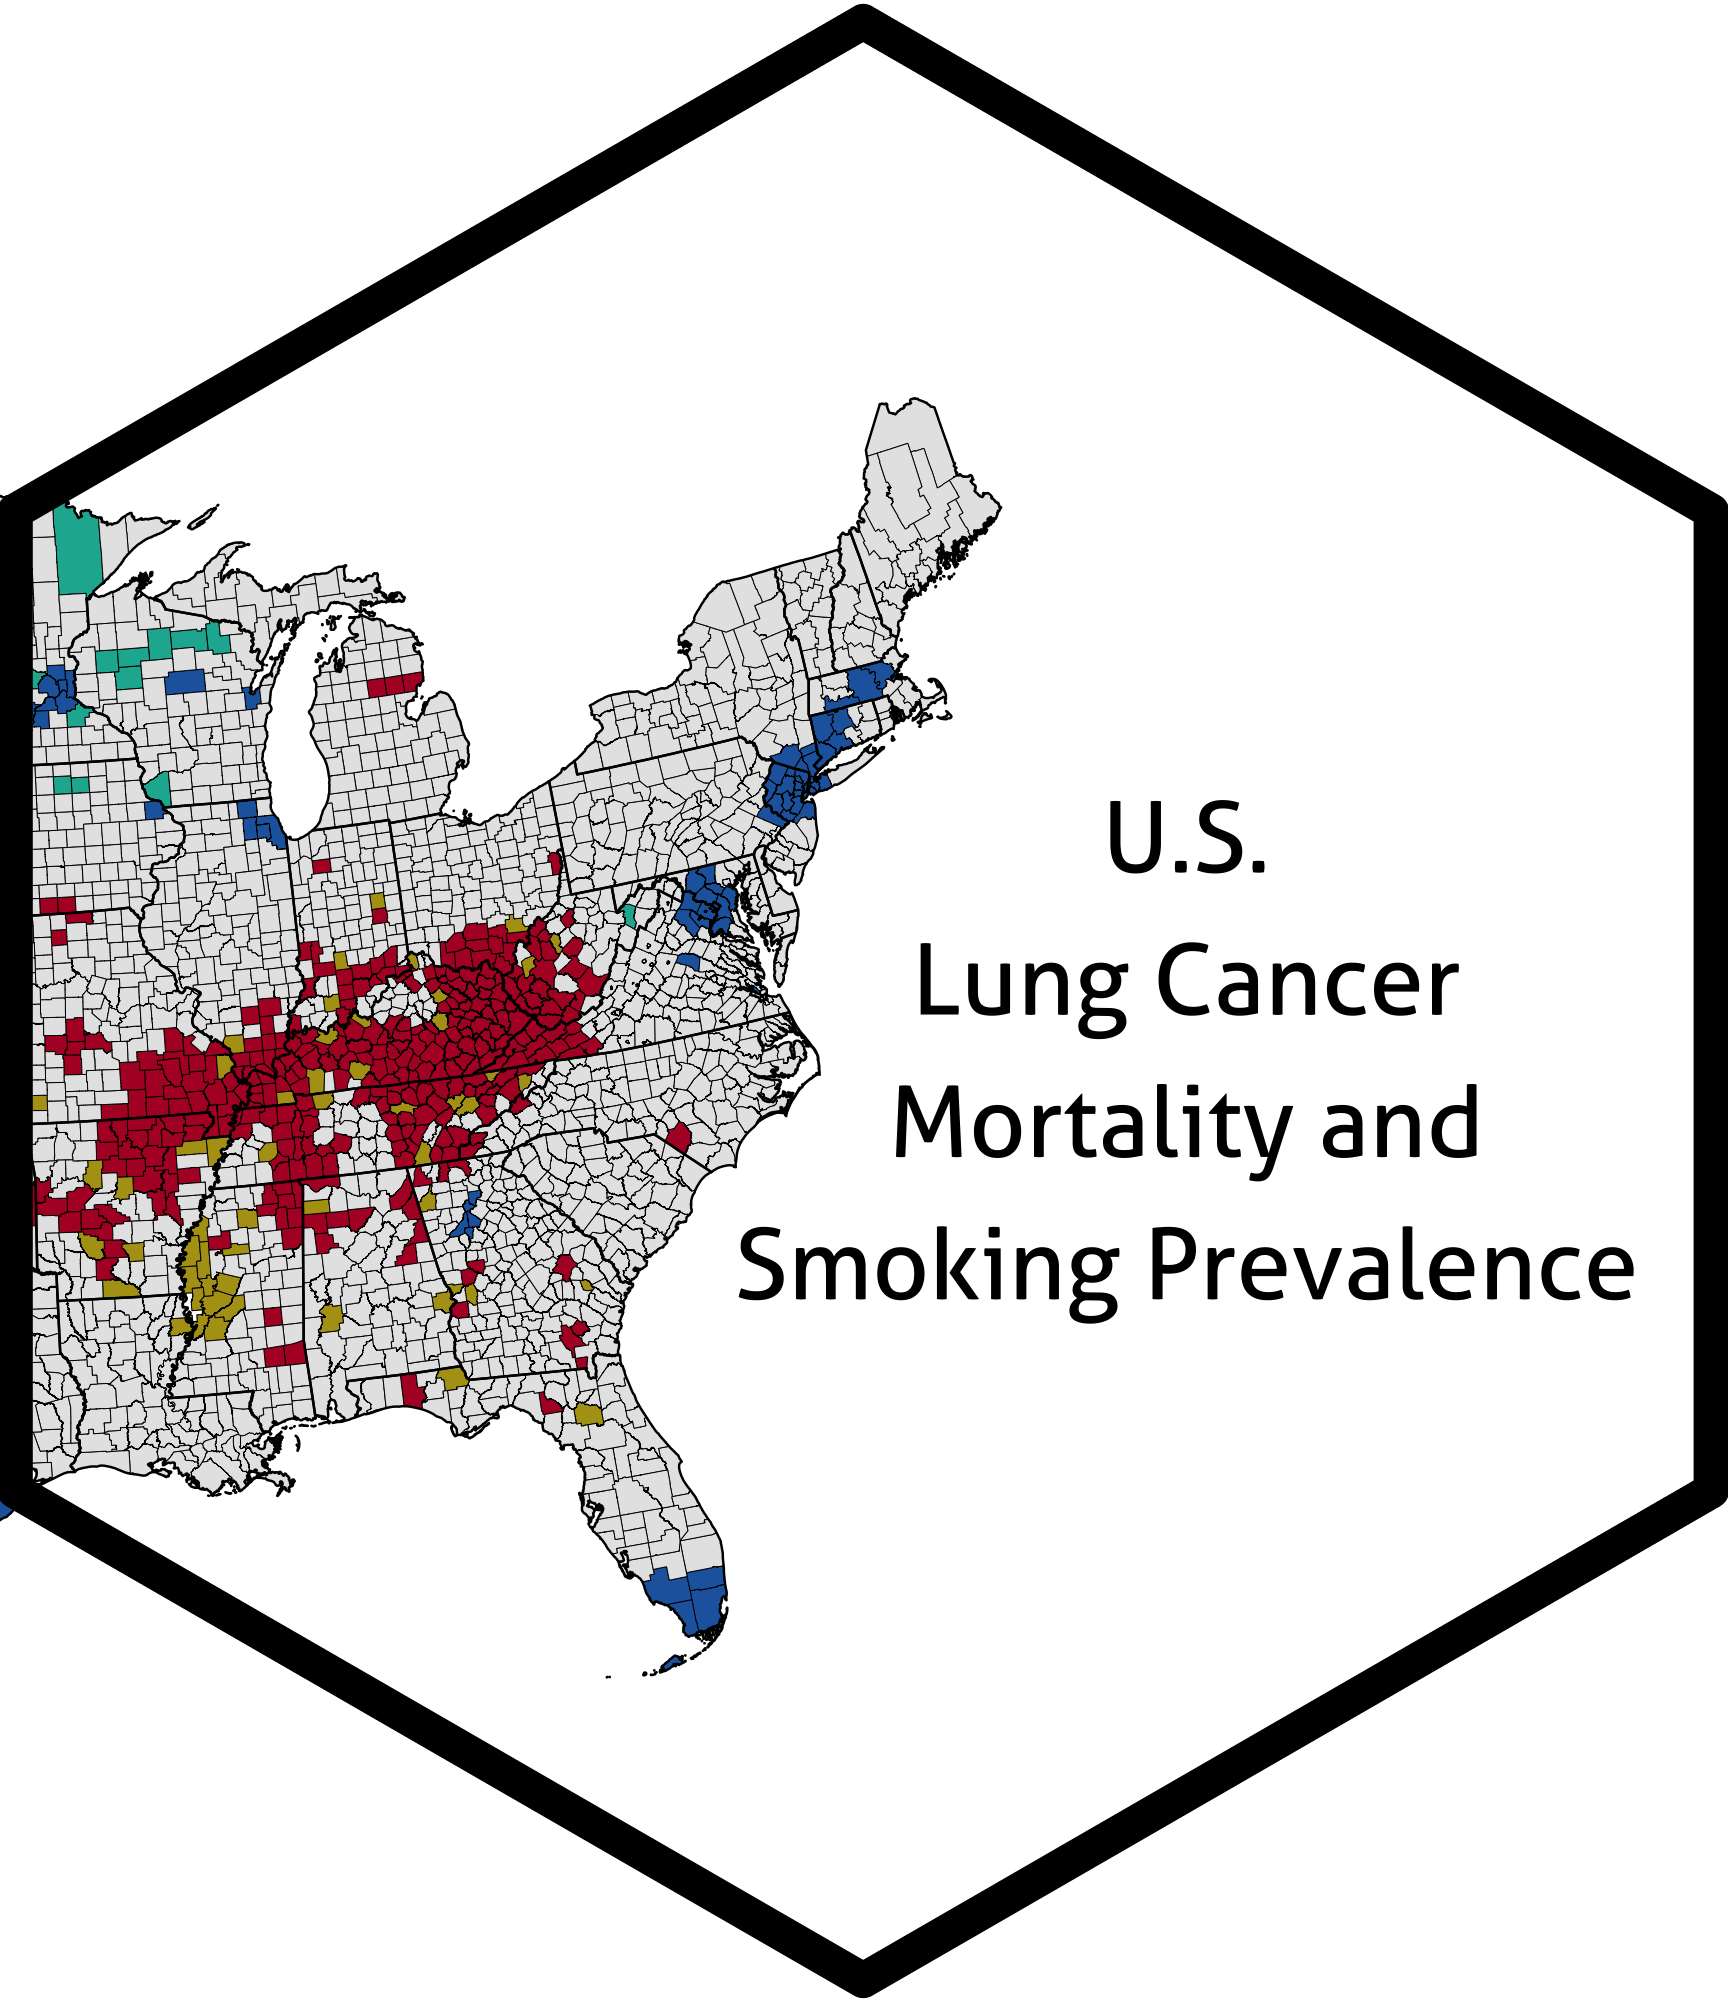

This chart was generated by the following R code:
# ------------------------------------------------------------------------------ #
# Hexsticker for the GitHub Repository idblr/US_Lung_Cancer_and_Smoking
# ------------------------------------------------------------------------------ #
#
# Created by: Ian Buller, Ph.D., M.A. (GitHub: @idblr)
# Created on: May 17, 2022
#
# Recently modified by:
# Recently modified on:
#
# Notes:
# A) Uses the "hexSticker" package
# B) Modified image from a companion manuscript figure
# D) Hexsticker for the GitHub Repository https://github.com/idblr/US_Lung_Cancer_and_Smoking
# ------------------------------------------------------------------------------ #

####################
# DATA IMPORTATION #
####################

# Use the code found in 'functions.R' and 'preparation.R' files
## Loads three objects
### A) 'Lee' an 'sf' object of the U.S. county-level lung cancer mortality rates, smoking prevalences, and Lee's L values
### B) 'FDRpvals' a 'data.frame' object of significant p-value cutoff for each bivariate comparison
### C) "proj_l48" an 'sf' object of the 2018 conterminous U.S.
source("code/preparation.R") # Note: it will take many minutes to run the Lee's L statistics

######################
# SUBPLOT GENERATION #
######################

# graphical expansion factor (to easily increase png resolution)
f <- 0.33

# Lee's L for Male Lung Cancer Mortality Rate by Male Ever Smoking Prevalence
## Differences from manuscript figures: Smaller graphical parameters, no legend, no title, no axes
LeeHex <- ggplot2::ggplot() + 
  ggplot2::geom_sf(data = Lee,
                   ggplot2::aes(fill = LESM_LeeFDR),
                   color = "black",
                   lwd = 0.1*f) +
  ggplot2::geom_sf(data = proj_l48,
                   fill = "transparent",
                   color = "black",
                   lwd = 0.25*f) +
  ggplot2::scale_fill_manual(values = c("#b2182b", "#b29f18", "#18b29f", "#2166ac", "grey90", "white"),
                             drop = FALSE,
                             na.translate = FALSE) + 
  ggplot2::guides(fill = "none") + 
  ggplot2::theme_void()

#####################
# CREATE HEXSTICKER #
#####################

# Additional Packages
library(hexSticker)

s <- hexSticker::sticker(subplot = LeeHex,
                         package = "U.S.\nLung Cancer\nMortality and\nSmoking Prevalence",
                         p_size = 2.5, p_x = 1.33, p_y = 0.95, p_color = "black", # title
                         s_x = 0.05, s_y = 0.975, s_width = 2.4, s_height = 2.4, # symbol
                         h_fill = "white", # inside
                         h_color = "black", # outline
                         dpi = 1000, # resolution
                         filename = "hex/hex.png",
                         white_around_sticker = F)

# -------------------------------- END OF CODE --------------------------------- #
